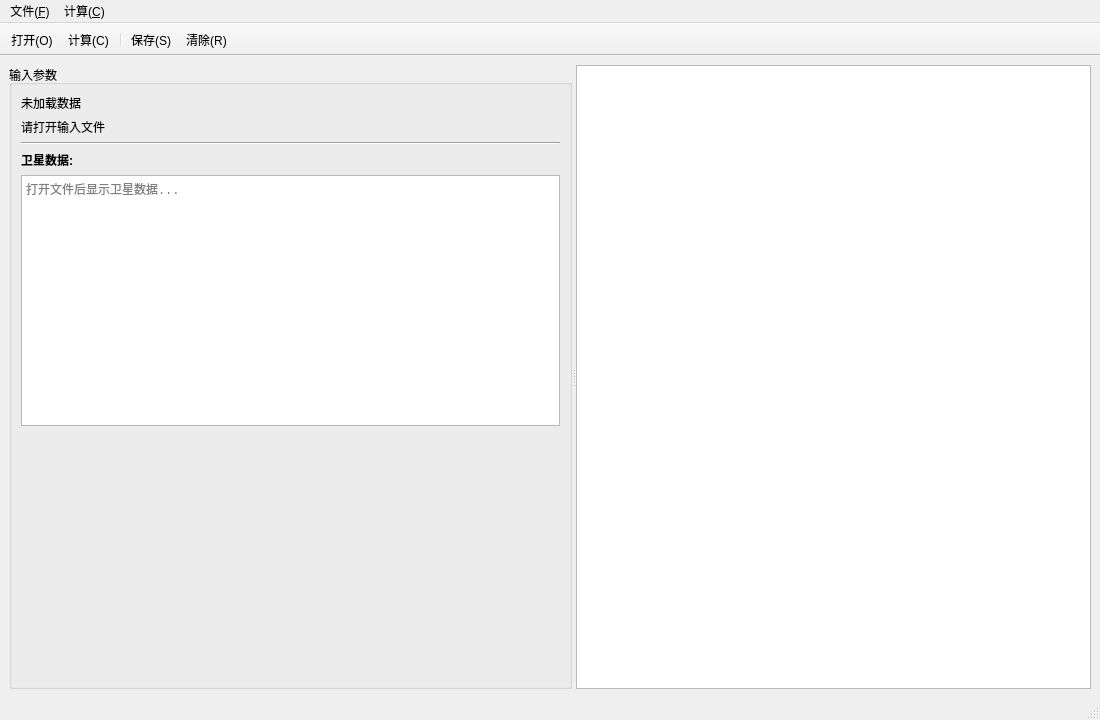
<?xml version="1.0" encoding="UTF-8"?>
<ui version="4.0">
 <class>MainWindow</class>
 <widget class="QMainWindow" name="MainWindow">
  <property name="geometry">
   <rect><x>0</x><y>0</y><width>1100</width><height>720</height></rect>
  </property>
  <property name="minimumSize">
   <size><width>1000</width><height>0</height></size>
  </property>
  <property name="windowTitle">
   <string>GNSS伪距单点定位程序设计</string>
  </property>

  <!-- ===== QAction 菜单/工具栏动作 ===== -->
  <action name="actionOpen">
   <property name="text"><string>打开(&amp;O)</string></property>
   <property name="shortcut"><string>Ctrl+O</string></property>
  </action>
  <action name="actionCalc">
   <property name="text"><string>计算(&amp;C)</string></property>
   <property name="shortcut"><string>Ctrl+C</string></property>
  </action>
  <action name="actionSave">
   <property name="text"><string>保存(&amp;S)</string></property>
   <property name="shortcut"><string>Ctrl+S</string></property>
  </action>
  <action name="actionClear">
   <property name="text"><string>清除(&amp;R)</string></property>
  </action>
  <action name="actionExit">
   <property name="text"><string>退出(&amp;X)</string></property>
   <property name="shortcut"><string>Alt+F4</string></property>
  </action>

  <!-- ===== 中心部件 ===== -->
  <widget class="QWidget" name="centralwidget">
   <layout class="QVBoxLayout" name="mainLayout">
    <item>
     <widget class="QSplitter" name="splitter">
      <property name="orientation"><enum>Qt::Horizontal</enum></property>

      <!-- +++++ 左侧面板: 输入参数 +++++ -->
      <widget class="QGroupBox" name="groupInput">
       <property name="title"><string>输入参数</string></property>
       <property name="minimumSize">
        <size><width>280</width><height>0</height></size>
       </property>
       <layout class="QVBoxLayout" name="inputLayout">

        <!-- 文件信息 -->
        <item>
         <widget class="QLabel" name="labelFile">
          <property name="text"><string>未加载数据</string></property>
          <property name="wordWrap"><bool>true</bool></property>
         </widget>
        </item>

        <!-- 状态信息 -->
        <item>
         <widget class="QLabel" name="labelStatus">
          <property name="text"><string>请打开输入文件</string></property>
          <property name="wordWrap"><bool>true</bool></property>
         </widget>
        </item>

        <!-- 间隔线 -->
        <item>
         <widget class="Line" name="line">
          <property name="orientation"><enum>Qt::Horizontal</enum></property>
         </widget>
        </item>

        <!-- 卫星数据显示区域 -->
        <item>
         <widget class="QLabel" name="label_sat_title">
          <property name="text"><string>卫星数据:</string></property>
          <property name="font"><font><bold>true</bold></font></property>
         </widget>
        </item>
        <item>
         <widget class="QTextEdit" name="textSatData">
          <property name="readOnly"><bool>true</bool></property>
          <property name="font"><font><family>Consolas</family><pointsize>9</pointsize></font></property>
          <property name="placeholderText"><string>打开文件后显示卫星数据...</string></property>
         </widget>
        </item>

        <!-- 弹簧 -->
        <item>
         <spacer name="verticalSpacer">
          <property name="orientation"><enum>Qt::Vertical</enum></property>
          <property name="sizeHint"><size><width>20</width><height>40</height></size></property>
         </spacer>
        </item>

       </layout>
      </widget>

      <!-- +++++ 右侧面板: 结果表格 +++++ -->
      <widget class="QWidget" name="rightPanel">
       <layout class="QVBoxLayout" name="rightLayout">
        <item>
         <widget class="QTableWidget" name="tableResult"/>
        </item>
       </layout>
      </widget>

     </widget>
    </item>
   </layout>
  </widget>

  <!-- ===== 菜单栏 ===== -->
  <widget class="QMenuBar" name="menubar">
   <widget class="QMenu" name="menuFile">
    <property name="title"><string>文件(&amp;F)</string></property>
    <addaction name="actionOpen"/>
    <addaction name="actionSave"/>
    <addaction name="separator"/>
    <addaction name="actionClear"/>
    <addaction name="separator"/>
    <addaction name="actionExit"/>
   </widget>
   <widget class="QMenu" name="menuCalc">
    <property name="title"><string>计算(&amp;C)</string></property>
    <addaction name="actionCalc"/>
   </widget>
   <addaction name="menuFile"/>
   <addaction name="menuCalc"/>
  </widget>

  <!-- ===== 工具栏 ===== -->
  <widget class="QToolBar" name="toolbar">
   <property name="windowTitle"><string>工具栏</string></property>
   <property name="movable"><bool>false</bool></property>
   <attribute name="toolBarArea"><enum>TopToolBarArea</enum></attribute>
   <addaction name="actionOpen"/>
   <addaction name="actionCalc"/>
   <addaction name="separator"/>
   <addaction name="actionSave"/>
   <addaction name="actionClear"/>
  </widget>

  <!-- ===== 状态栏 ===== -->
  <widget class="QStatusBar" name="statusbar"/>

 </widget>
</ui>
